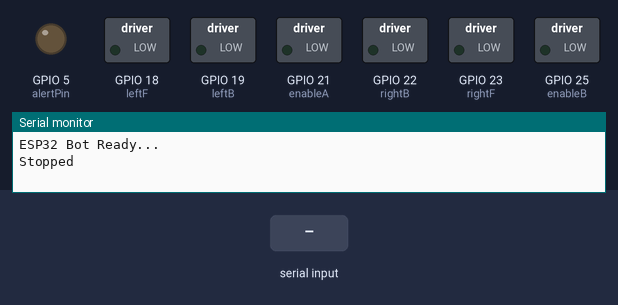
This sketch was run on a simulated ESP32. Parts: switched loads named in the sketch (green lamp = pin HIGH), output pins drawn as LEDs (lit = HIGH), the last lines printed to the serial monitor. The test bench sets the inputs (shaded band).

Above: at 1.2 s.
1.3 s: "car:1\n" received over the second serial link
At 2.5 s:
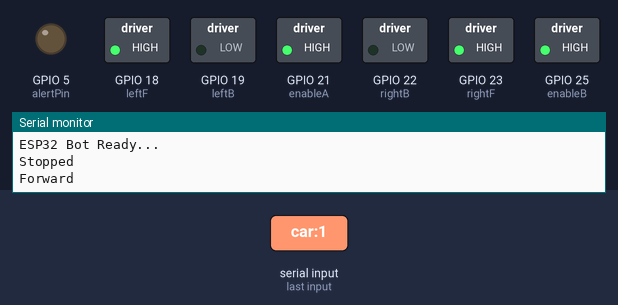
2.8 s: "car:2\n" received over the second serial link
At 3.8 s:
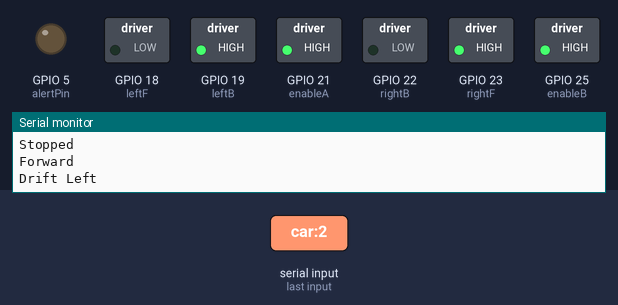
4.3 s: "car:4\n" received over the second serial link
At 5.0 s:
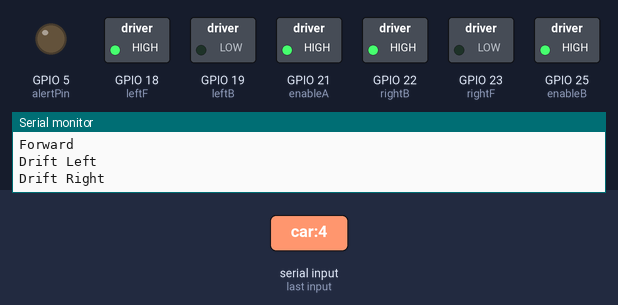
5.8 s: "car:5\n" received over the second serial link
At 6.1 s:
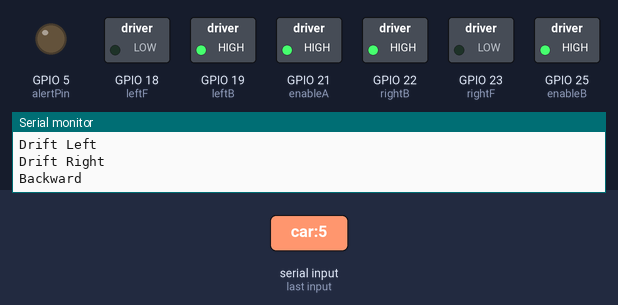
7.3 s: "car:6\n" received over the second serial link
At 8.4 s:
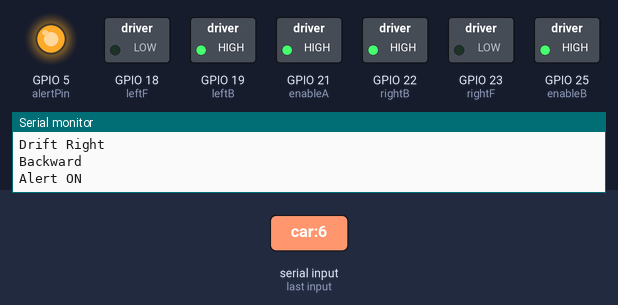
8.8 s: "car:3\n" received over the second serial link
At 9.6 s:
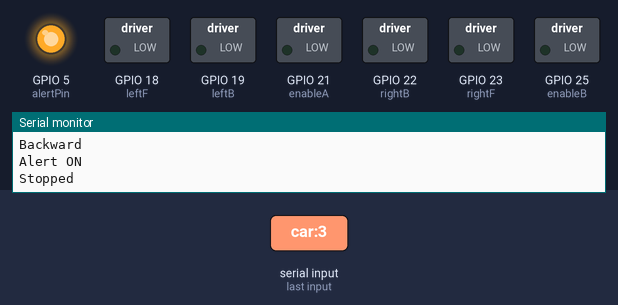
Timing chart, 0 to 11.3 s (numbered marks = the images above; inputs shaded):
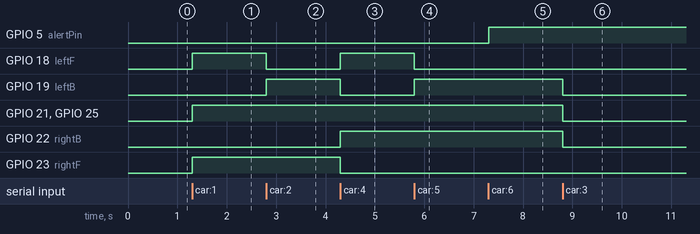

The sketch:

ESP32_Seniorboard.ino
```cpp
// Define motor control pins
const int enableA = 21;
const int enableB = 25;

const int leftF = 18;
const int leftB = 19;
const int rightF = 23;
const int rightB = 22;

// Alert output pin (LED or buzzer)
const int alertPin = 5;

String inputString = ""; // To hold incoming serial data
bool stringComplete = false;

void setup() {
  // Start Serial2 on GPIO13 (RX2), GPIO14 (TX2)
  Serial2.begin(115200, SERIAL_8N1, 13, 14);

  // Optional debug over USB
  Serial.begin(115200);
  Serial.println("ESP32 Bot Ready...");

  // Motor pin setup
  pinMode(enableA, OUTPUT);
  pinMode(enableB, OUTPUT);
  pinMode(leftF, OUTPUT);
  pinMode(leftB, OUTPUT);
  pinMode(rightF, OUTPUT);
  pinMode(rightB, OUTPUT);

  // Alert pin setup
  pinMode(alertPin, OUTPUT);

  stopCar(); // Start in stopped state
}

void loop() {
  while (Serial2.available()) {
    char inChar = (char)Serial2.read();
    if (inChar == '\n') {
      stringComplete = true;
    } else {
      inputString += inChar;
    }
  }

  if (stringComplete) {
    inputString.trim(); // Remove whitespace/newline
    handleCommand(inputString);
    inputString = "";
    stringComplete = false;
  }
}

// Handle commands received via UART
void handleCommand(String command) {
  if (command == "car:1") {
    forward();
  } else if (command == "car:2") {
    driftLeft();
  } else if (command == "car:3") {
    stopCar();
  } else if (command == "car:4") {
    driftRight();
  } else if (command == "car:5") {
    backward();
  } else if (command == "car:6") {
    digitalWrite(alertPin, HIGH);
    Serial.println("Alert ON");
  } else if (command == "car:7") {
    digitalWrite(alertPin, LOW);
    Serial.println("Alert OFF");
  } else {
    Serial.print("Unknown Command: ");
    Serial.println(command);
  }
}

// Motor control functions
void forward() {
  digitalWrite(enableA, HIGH);
  digitalWrite(enableB, HIGH);
  digitalWrite(leftB, LOW);
  digitalWrite(rightB, LOW);
  digitalWrite(leftF, HIGH);
  digitalWrite(rightF, HIGH);
  Serial.println("Forward");
}

void backward() {
  digitalWrite(enableA, HIGH);
  digitalWrite(enableB, HIGH);
  digitalWrite(leftF, LOW);
  digitalWrite(rightF, LOW);
  digitalWrite(leftB, HIGH);
  digitalWrite(rightB, HIGH);
  Serial.println("Backward");
}

void stopCar() {
  digitalWrite(enableA, LOW);
  digitalWrite(enableB, LOW);
  digitalWrite(leftF, LOW);
  digitalWrite(rightF, LOW);
  digitalWrite(leftB, LOW);
  digitalWrite(rightB, LOW);
  Serial.println("Stopped");
}

void driftLeft() {
  digitalWrite(enableA, HIGH);
  digitalWrite(enableB, HIGH);
  digitalWrite(leftF, LOW);
  digitalWrite(rightB, LOW);
  digitalWrite(leftB, HIGH);
  digitalWrite(rightF, HIGH);
  Serial.println("Drift Left");
}

void driftRight() {
  digitalWrite(enableA, HIGH);
  digitalWrite(enableB, HIGH);
  digitalWrite(leftB, LOW);
  digitalWrite(rightF, LOW);
  digitalWrite(leftF, HIGH);
  digitalWrite(rightB, HIGH);
  Serial.println("Drift Right");
}
```

Measured:
- after the input at 1.3 s, GPIO 18 (leftF), GPIO 21 (enableA), GPIO 23 (rightF), GPIO 25 (enableB): LOW → HIGH at once
- after the input at 2.8 s, GPIO 18 (leftF): HIGH → LOW at once; GPIO 19 (leftB): LOW → HIGH at once
- after the input at 4.3 s, GPIO 18 (leftF), GPIO 22 (rightB): LOW → HIGH at once; GPIO 19 (leftB), GPIO 23 (rightF): HIGH → LOW at once
- after the input at 5.8 s, GPIO 18 (leftF): HIGH → LOW at once; GPIO 19 (leftB): LOW → HIGH at once
- after the input at 7.3 s, GPIO 5 (alertPin): LOW → HIGH at once
- after the input at 8.8 s, GPIO 19 (leftB), GPIO 21 (enableA), GPIO 22 (rightB), GPIO 25 (enableB): HIGH → LOW at once
